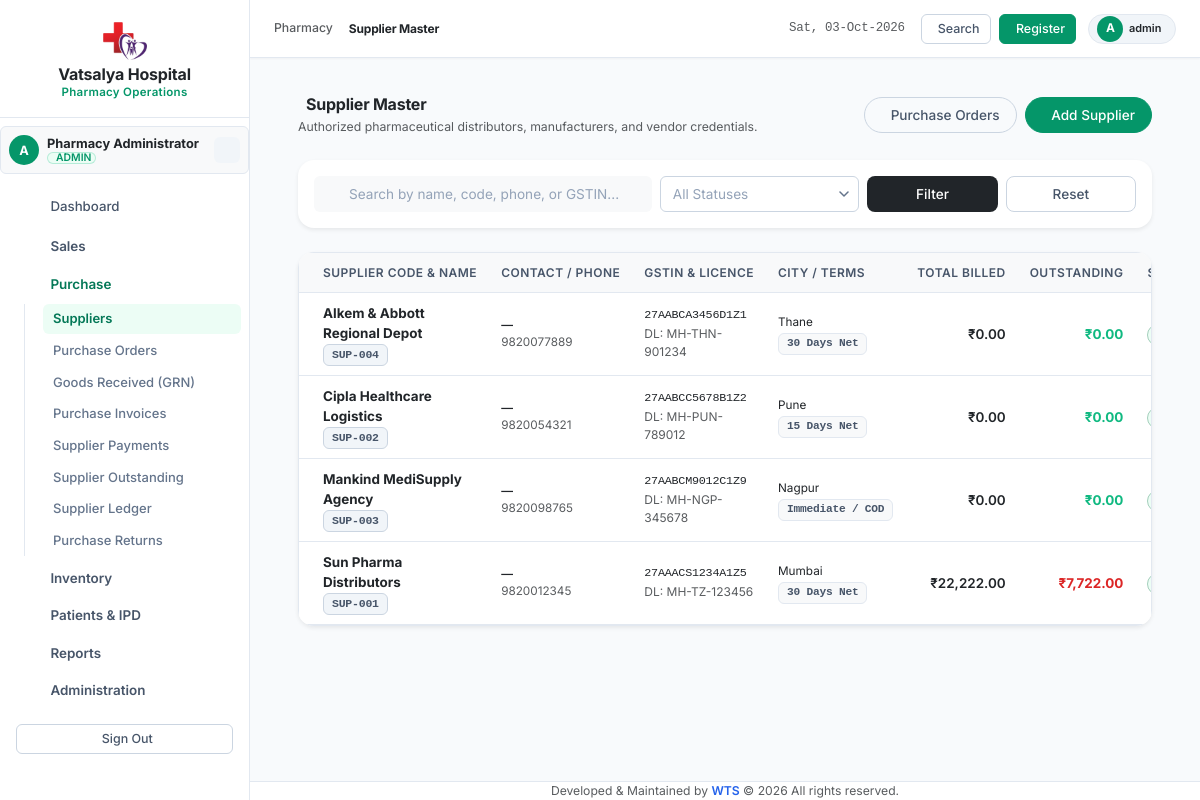
The page /modules/purchases/suppliers.php (signed in) on the database its author committed.
### tables this page shows
CREATE TABLE `pharmacy_suppliers` (
  `supplier_id` int(11) NOT NULL AUTO_INCREMENT,
  `supplier_code` varchar(50) DEFAULT NULL,
  `supplier_name` varchar(150) NOT NULL,
  `legal_name` varchar(150) DEFAULT NULL,
  `contact_person` varchar(100) DEFAULT NULL,
  `phone` varchar(30) DEFAULT NULL,
  `alternate_mobile` varchar(30) DEFAULT NULL,
  `email` varchar(100) DEFAULT NULL,
  `address` text DEFAULT NULL,
  `city` varchar(100) DEFAULT NULL,
  `state` varchar(100) DEFAULT NULL,
  `pincode` varchar(20) DEFAULT NULL,
  `gstin` varchar(25) DEFAULT NULL,
  `pan` varchar(20) DEFAULT NULL,
  `drug_licence_no` varchar(100) DEFAULT NULL,
  `drug_licence_type` varchar(50) DEFAULT NULL,
  `licence_expiry_date` date DEFAULT NULL,
  `supplier_type` varchar(50) NOT NULL DEFAULT 'Distributor',
  `payment_terms` varchar(100) DEFAULT NULL,
  `credit_days` int(11) NOT NULL DEFAULT 30,
  `credit_limit` decimal(12,2) NOT NULL DEFAULT 0.00,
  `opening_balance` decimal(12,2) NOT NULL DEFAULT 0.00,
  `bank_name` varchar(100) DEFAULT NULL,
  `bank_account_no` varchar(50) DEFAULT NULL,
  `bank_ifsc` varchar(20) DEFAULT NULL,
  `status` enum('Active','Inactive','Blocked') NOT NULL DEFAULT 'Active',
  `notes` text DEFAULT NULL,
  `created_by` int(11) DEFAULT NULL,
  `updated_by` int(11) DEFAULT NULL,
  `created_at` datetime NOT NULL DEFAULT current_timestamp(),
  `updated_at` datetime NOT NULL DEFAULT current_timestamp() ON UPDATE current_timestamp(),
  PRIMARY KEY (`supplier_id`),
  UNIQUE KEY `uq_supplier_code` (`supplier_code`),
  KEY `idx_supplier_name` (`supplier_name`),
  KEY `idx_phone` (`phone`),
  KEY `idx_gstin` (`gstin`),
  KEY `idx_status` (`status`)
);

### app/Auth/AuthManager.php (called while the page is built, shortened)
<?php
class AuthManager
{
    public static function check(): bool
    {
        return !empty($_SESSION['pharmacy_logged_in']) && !empty($_SESSION['pharmacy_user_id']);
    }
    public static function roleId(): ?int
    {
        return $_SESSION['pharmacy_role_id'] ?? null;
    }
}

### config/session.php (called while the page is built, shortened)
<?php
require_once __DIR__ . '/database.php';
require_once __DIR__ . '/../app/Auth/AuthManager.php';
require_once __DIR__ . '/../app/Services/PermissionService.php';
function auth_check(): bool
{
    return AuthManager::check();
}
function has_permission(string $permissionKey): bool
{
    global $pdo;
    $service = new PermissionService($pdo);
    return $service->hasPermission($permissionKey, AuthManager::roleId());
}

### app/Services/PermissionService.php (called while the page is built, shortened)
<?php
class PermissionService
{
    private PDO $pdo;
    public function __construct(PDO $pdo)
    {
        $this->pdo = $pdo;
    }
    public function hasPermission(string $permissionKey, ?int $roleId = null): bool
    {
        if ($this->isAdminRole($roleId)) {
            return true;
        }
        $perms = $this->getPermissionsForRole($roleId);
        return in_array($permissionKey, $perms, true);
    }
    public function isAdminRole(int $roleId): bool
    {
        $stmt = $this->pdo->prepare("SELECT role_name FROM pharmacy_roles WHERE id = ?");
        $stmt->execute([$roleId]);
        $name = $stmt->fetchColumn();
        return strtoupper((string)$name) === 'ADMIN';
    }
}

### app/Services/SupplierService.php (called while the page is built, shortened)
<?php
class SupplierService
{
    private PDO $pdo;
    public function __construct(PDO $pdo)
    {
        $this->pdo = $pdo;
    }
    public function listSuppliers(array $filters = []): array
    {
        $sql = "
            SELECT s.*,
                   (SELECT COUNT(*) FROM pharmacy_purchase_orders WHERE supplier_id = s.supplier_id) as total_pos,
                   (SELECT COUNT(*) FROM pharmacy_grn WHERE supplier_id = s.supplier_id) as total_grns,
                   (SELECT IFNULL(SUM(grand_total), 0.00) FROM pharmacy_purchase_invoices WHERE supplier_id = s.supplier_id) as total_billed,
                   (SELECT IFNULL(SUM(amount_paid), 0.00) FROM pharmacy_purchase_invoices WHERE supplier_id = s.supplier_id) as total_paid,
                   (SELECT IFNULL(SUM(outstanding_amount), 0.00) FROM pharmacy_purchase_invoices WHERE supplier_id = s.supplier_id AND payment_status != 'PAID') as current_outstanding
            FROM pharmacy_suppliers s
            WHERE 1=1
        ";
        $params = [];
        $sql .= " ORDER BY s.supplier_name ASC";
        $stmt = $this->pdo->prepare($sql);
        $stmt->execute($params);
        return $stmt->fetchAll(PDO::FETCH_ASSOC);
    }
}

### modules/purchases/suppliers.php (the view, shortened to what this page needs)
<?php
require_once __DIR__ . '/../../config/database.php';
require_once __DIR__ . '/../../config/session.php';
require_once __DIR__ . '/../../app/Services/SupplierService.php';
$supplierService = new SupplierService($pdo);
$canManage = has_permission('pharmacy.suppliers.manage');
$search = trim($_GET['search'] ?? '');
$filters = [];
$suppliers = $supplierService->listSuppliers($filters);
include __DIR__ . '/../../includes/header.php';
include __DIR__ . '/../../includes/sidebar.php';
include __DIR__ . '/../../includes/navbar.php';
?>
<div class="container-fluid px-4 py-3">
    <div class="d-flex flex-wrap justify-content-between align-items-center mb-4 gap-2">
        <div>
            <h4 class="fw-bold text-dark mb-1">
                <i class="ti ti-building-store text-emerald me-2"></i>Supplier Master
            </h4>
            <p class="text-muted small mb-0">Authorized pharmaceutical distributors, manufacturers, and vendor credentials.</p>
        </div>
        <div class="d-flex gap-2">
            <a href="orders.php" class="btn btn-outline-secondary rounded-pill px-3 py-2 small">
                <i class="ti ti-file-text me-1"></i> Purchase Orders
            </a>
            <?php if ($canManage): ?>
                <button type="button" class="btn btn-emerald rounded-pill px-3 py-2 text-white small" style="background-color: #059669;" data-bs-toggle="modal" data-bs-target="#addSupplierModal">
                    <i class="ti ti-plus me-1"></i> Add Supplier
                </button>
            <?php endif; ?>
        </div>
    </div>
    <div class="card border-0 shadow-sm rounded-4 mb-4 bg-white">
        <div class="card-body p-3">
            <form method="GET" action="suppliers.php" class="row g-2 align-items-center">
                <div class="col-md-5">
                    <div class="input-group">
                        <span class="input-group-text bg-light border-0"><i class="ti ti-search text-muted"></i></span>
                        <input type="text" name="search" class="form-control bg-light border-0" placeholder="Search by name, code, phone, or GSTIN..." value="<?= htmlspecialchars($search) ?>">
                    </div>
                </div>
                <div class="col-md-3">
                </div>
                <div class="col-md-2">
                    <button type="submit" class="btn btn-dark w-100 rounded-3">Filter</button>
                </div>
                <div class="col-md-2">
                    <a href="suppliers.php" class="btn btn-outline-secondary w-100 rounded-3">Reset</a>
                </div>
            </form>
        </div>
    </div>
    <div class="card border-0 shadow-sm rounded-4 bg-white overflow-hidden">
        <div class="table-responsive">
            <table class="table table-hover align-middle mb-0">
                <thead class="table-light">
                    <tr class="text-uppercase small text-muted">
                        <th class="ps-4">Supplier Code & Name</th>
                        <th>Contact / Phone</th>
                        <th>GSTIN & Licence</th>
                        <th>City / Terms</th>
                        <th class="text-end">Total Billed</th>
                        <th class="text-end">Outstanding</th>
                        <th>Status</th>
                    </tr>
                </thead>
                <tbody>
                    <?php if (empty($suppliers)): ?>
                        <tr>
                            <td colspan="8" class="text-center py-5 text-muted">
                                <i class="ti ti-mood-empty fs-1 d-block mb-2 text-secondary"></i>
                                No suppliers found matching criteria.
                            </td>
                        </tr>
                    <?php else: ?>
                        <?php foreach ($suppliers as $s): ?>
                            <tr>
                                <td class="ps-4">
                                    <div class="fw-bold text-dark"><?= htmlspecialchars($s['supplier_name']) ?></div>
                                    <span class="badge bg-secondary-subtle text-secondary font-monospace" style="font-size: 0.72rem;">
                                        <?= htmlspecialchars($s['supplier_code'] ?? 'SUP-' . str_pad($s['supplier_id'], 6, '0', STR_PAD_LEFT)) ?>
                                    </span>
                                </td>
                                <td>
                                    <div class="text-dark small fw-semibold"><?= htmlspecialchars($s['contact_person'] ?? '—') ?></div>
                                    <div class="text-muted small"><?= htmlspecialchars($s['phone'] ?? '—') ?></div>
                                </td>
                                <td>
                                    <div class="font-monospace small text-dark"><?= htmlspecialchars($s['gstin'] ?? 'Not provided') ?></div>
                                    <div class="text-muted small" style="font-size: 0.75rem;">DL: <?= htmlspecialchars($s['drug_licence_no'] ?? '—') ?></div>
                                </td>
                                <td>
                                    <div class="text-dark small"><?= htmlspecialchars($s['city'] ?? '—') ?></div>
                                    <div class="badge bg-light text-secondary border font-monospace" style="font-size: 0.7rem;"><?= htmlspecialchars($s['payment_terms'] ?? '30 Days') ?></div>
                                </td>
                                <td class="text-end fw-semibold text-dark">
                                    ₹<?= number_format((float)($s['total_billed'] ?? 0), 2) ?>
                                </td>
                                <td class="text-end fw-bold <?= (float)($s['current_outstanding'] ?? 0) > 0 ? 'text-danger' : 'text-success' ?>">
                                    ₹<?= number_format((float)($s['current_outstanding'] ?? 0), 2) ?>
                                </td>
                                <td>
                                    <?php if ($s['status'] === 'Active'): ?>
                                        <span class="badge bg-success-subtle text-success border border-success-subtle rounded-pill px-2 py-1">Active</span>
                                    <?php elseif ($s['status'] === 'Blocked'): ?>
                                        <span class="badge bg-danger-subtle text-danger border border-danger-subtle rounded-pill px-2 py-1">Blocked</span>
                                    <?php else: ?>
                                        <span class="badge bg-secondary-subtle text-secondary border rounded-pill px-2 py-1">Inactive</span>
                                    <?php endif; ?>
                                </td>
                            </tr>
                        <?php endforeach; ?>
                    <?php endif; ?>
                </tbody>
            </table>
        </div>
    </div>
</div>
<?php
include __DIR__ . '/../../includes/footer.php';
?>

### rows shown on the page
pharmacy_suppliers: supplier_name "Alkem & Abbott Regional Depot", supplier_code "SUP-004", contact_person "—", phone "9820077889", gstin "27AABCA3456D1Z1", drug_licence_no "MH-THN-901234", city "Thane", payment_terms "30 Days Net", total_billed "0.00", current_outstanding "0.00"
pharmacy_suppliers: supplier_name "Cipla Healthcare Logistics", supplier_code "SUP-002", contact_person "—", phone "9820054321", gstin "27AABCC5678B1Z2", drug_licence_no "MH-PUN-789012", city "Pune", payment_terms "15 Days Net", total_billed "0.00", current_outstanding "0.00"
pharmacy_suppliers: supplier_name "Mankind MediSupply Agency", supplier_code "SUP-003", contact_person "—", phone "9820098765", gstin "27AABCM9012C1Z9", drug_licence_no "MH-NGP-345678", city "Nagpur", payment_terms "Immediate / COD", total_billed "0.00", current_outstanding "0.00"
pharmacy_suppliers: supplier_name "Sun Pharma Distributors", supplier_code "SUP-001", contact_person "—", phone "9820012345", gstin "27AAACS1234A1Z5", drug_licence_no "MH-TZ-123456", city "Mumbai", payment_terms "30 Days Net", total_billed "22,222.00", current_outstanding "7,722.00"

### other values the page prints
substr($user['username'] ?? 'P', 0, 1) "A"
$user['full_name'] "Pharmacy Administrator"
$user['role_name'] "ADMIN"
$page_title "Supplier Master"
$user['username'] "admin"
